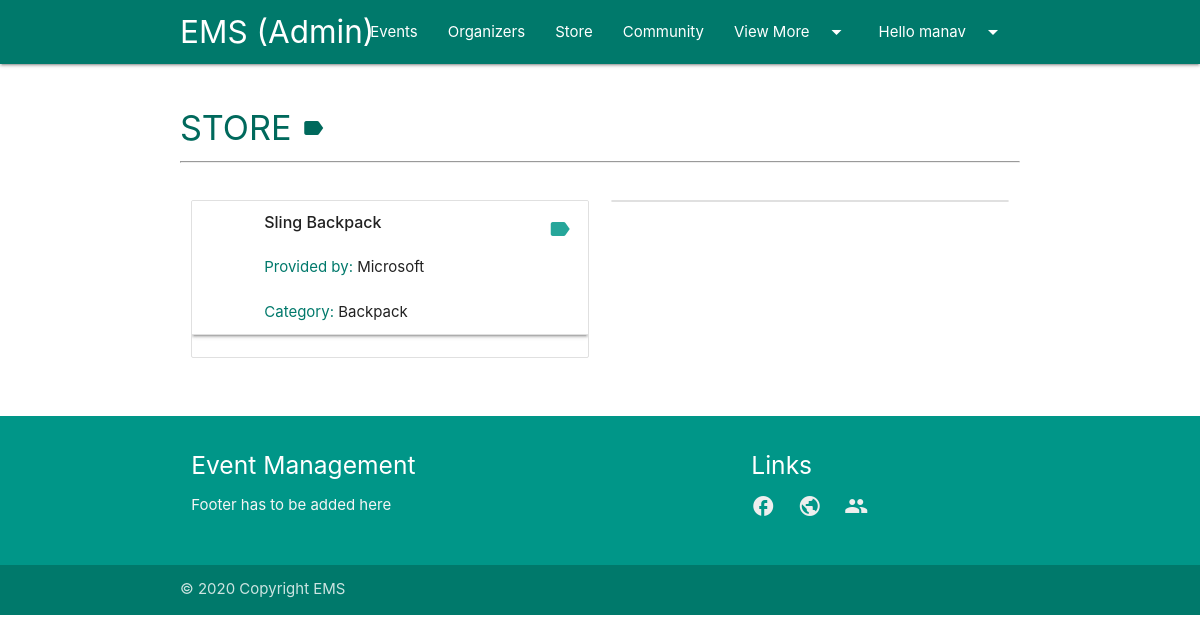
The page /store/ (signed in) on the database its author committed.
### ems/models.py (models this page shows, shortened)
class Item(models.Model):
    CATEGORIES = [
        ('T-Shirt', 'T-Shirt'),
        ('Coffee Mug', 'Coffee Mug'),
        ('Stickers', 'Sticker'),
        ('Backpack', 'Backpack'),
    ]
    name = models.CharField(max_length=200)
    category = models.CharField(max_length=200, choices=CATEGORIES)
    organiser = models.ForeignKey(Organiser, max_length=200, null=True, on_delete=models.CASCADE)

class Organiser(models.Model):
    user = models.OneToOneField(User, null=True, on_delete=models.CASCADE)
    name = models.CharField(max_length=200, null=True)
    about = models.TextField(max_length=600, null=True)
    location = models.CharField(max_length=200, null=True)
    def __str__(self):
        return str(self.name)

### ems/decorators.py (the view)
        def wrapper_func(request, *args, **kwargs):
            group = None
            if request.user.groups.exists():
                group = request.user.groups.all()[0].name
            if group in allowed_roles:
                return view_func(request, *args, **kwargs)
            else:
                return render(request, 'auth/error.html')
            return view_func(request, *args, **kwargs)

### ems/templatetags/auth_extras.py (called while the page is built)
@register.filter(name='has_group')
def has_group(user, group_name):
    group = Group.objects.get(name=group_name)
    return True if group in user.groups.all() else False

### ems/views.py (called while the page is built)
@login_required(login_url='login')
@allowed_users(allowed_roles=['admin', 'participant', 'organiser'])
def store(request):
    items1 = Item.objects.all()[0::2]
    items2 = Item.objects.all()[1::2]
    context = {
        'items1': items1,
        'items2': items2,
    }
    return render(request, 'ems/render/store.html', context)

### ems/templates/ems/render/store.html (shortened to what this page needs)
{% extends 'ems/main.html' %}
{% load static %}
{% load auth_extras %}
{% block content %}
<div class="container users-section">
    <br>
    <h4 class="teal-text text-darken-3">STORE <i class="material-icons">label</i></h4>
    <hr>
    <br>
    <div class="row">
        <div class="col m6">
            <ul class="collection">
                {% for item in items1 %}
                <li class="collection-item avatar z-depth-1">
                    <span class="title"><strong>{{ item.name }}</strong></span>
                    <p><br><span class="teal-text text-darken-2">Provided by: </span>{{ item.organiser }}<br><br>
                        <span class="teal-text text-darken-2">Category: </span>{{ item.category }}
                    </p>
                    <a href="#!" class="secondary-content"><i class="material-icons">label</i></a>
                </li>
                <br>
                {% endfor %}
            </ul>
        </div>
        <div class="col m6">
            <ul class="collection">
            </ul>
        </div>
    </div>
    <br>
</div>
{% endblock %}

### ems/templates/components/navbar.html (shortened to what this page needs)
{% load auth_extras %}
<nav class="teal darken-2">
    <div class="container">
        <div class="nav-wrapper">
            <a href="{% url 'home' %}" class="brand-logo">EMS {% if request.user.is_staff %}(Admin){% endif %}</a>
            <ul id="nav-mobile" class="right hide-on-med-and-down">
                <li><a href="{% url 'events' %}">Events</a></li>
                <li><a href="{% url 'organisers' %}">Organizers</a></li>
                <li><a href="{% url 'store' %}">Store</a></li>
                <li><a href="{% url 'participants' %}">Community</a></li>
                <li><a href="#" class="dropdown-trigger" data-target="dropdown2">View More<i class="material-icons right">arrow_drop_down</i></a></li>
                {% if request.user.username %}
                    <li><a class="dropdown-trigger" href="#" data-target="dropdown1">Hello {{request.user.username}}<i class="material-icons right">arrow_drop_down</i></a></li>
                {% else %}
                    <li><a href="{% url 'login' %}">Login</a></li>
                {% endif %}
            </ul>
        </div>
    </div>
</nav>

### rows shown on the page
Item: name "Sling Backpack", organiser "Microsoft", category "Backpack"

### other values the page prints
{{ request.user.username }} "manav"
